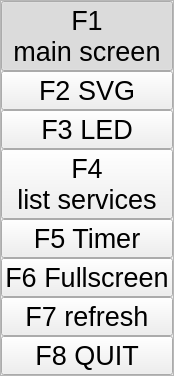
     <widget class="QFrame" name="frame_menu">
      <property name="sizePolicy">
       <sizepolicy hsizetype="Preferred" vsizetype="Preferred">
        <horstretch>0</horstretch>
        <verstretch>0</verstretch>
       </sizepolicy>
      </property>
      <property name="maximumSize">
       <size>
        <width>150</width>
        <height>16777215</height>
       </size>
      </property>
      <property name="frameShape">
       <enum>QFrame::StyledPanel</enum>
      </property>
      <property name="frameShadow">
       <enum>QFrame::Raised</enum>
      </property>
      <layout class="QVBoxLayout" name="verticalLayout_13">
       <property name="spacing">
        <number>0</number>
       </property>
       <property name="leftMargin">
        <number>0</number>
       </property>
       <property name="topMargin">
        <number>0</number>
       </property>
       <property name="rightMargin">
        <number>0</number>
       </property>
       <property name="bottomMargin">
        <number>0</number>
       </property>
       <item>
        <widget class="QPushButton" name="pushButton_menu_hlavni">
         <property name="font">
          <font>
           <pointsize>20</pointsize>
          </font>
         </property>
         <property name="text">
          <string>F1
main screen</string>
         </property>
         <property name="checkable">
          <bool>true</bool>
         </property>
         <property name="checked">
          <bool>true</bool>
         </property>
         <property name="autoExclusive">
          <bool>true</bool>
         </property>
        </widget>
       </item>
       <item>
        <widget class="QPushButton" name="pushButton_menu_svg">
         <property name="font">
          <font>
           <pointsize>20</pointsize>
          </font>
         </property>
         <property name="text">
          <string>F2 SVG</string>
         </property>
         <property name="checkable">
          <bool>true</bool>
         </property>
         <property name="autoExclusive">
          <bool>true</bool>
         </property>
        </widget>
       </item>
       <item>
        <widget class="QPushButton" name="pushButton_menu_led">
         <property name="font">
          <font>
           <pointsize>20</pointsize>
          </font>
         </property>
         <property name="text">
          <string>F3 LED</string>
         </property>
         <property name="checkable">
          <bool>true</bool>
         </property>
         <property name="autoExclusive">
          <bool>true</bool>
         </property>
        </widget>
       </item>
       <item>
        <widget class="QPushButton" name="pushButton_menu_sluzby">
         <property name="font">
          <font>
           <pointsize>20</pointsize>
          </font>
         </property>
         <property name="text">
          <string>F4
list services</string>
         </property>
         <property name="checkable">
          <bool>true</bool>
         </property>
         <property name="autoExclusive">
          <bool>true</bool>
         </property>
        </widget>
       </item>
       <item>
        <widget class="QPushButton" name="pushButton_menu_casovac">
         <property name="font">
          <font>
           <pointsize>20</pointsize>
          </font>
         </property>
         <property name="text">
          <string>F5 Timer</string>
         </property>
         <property name="checkable">
          <bool>true</bool>
         </property>
         <property name="autoExclusive">
          <bool>true</bool>
         </property>
        </widget>
       </item>
       <item>
        <widget class="QPushButton" name="pushButton_menu_fullscreen">
         <property name="font">
          <font>
           <pointsize>20</pointsize>
          </font>
         </property>
         <property name="text">
          <string>F6 Fullscreen</string>
         </property>
         <property name="default">
          <bool>false</bool>
         </property>
         <property name="flat">
          <bool>false</bool>
         </property>
        </widget>
       </item>
       <item>
        <widget class="QPushButton" name="pushButton_menu_refresh">
         <property name="font">
          <font>
           <pointsize>20</pointsize>
          </font>
         </property>
         <property name="text">
          <string>F7 refresh</string>
         </property>
        </widget>
       </item>
       <item>
        <widget class="QPushButton" name="pushButton_menu_quit">
         <property name="font">
          <font>
           <pointsize>20</pointsize>
          </font>
         </property>
         <property name="text">
          <string>F8 QUIT</string>
         </property>
         <property name="checkable">
          <bool>true</bool>
         </property>
         <property name="autoExclusive">
          <bool>true</bool>
         </property>
        </widget>
       </item>
      </layout>
     </widget>
